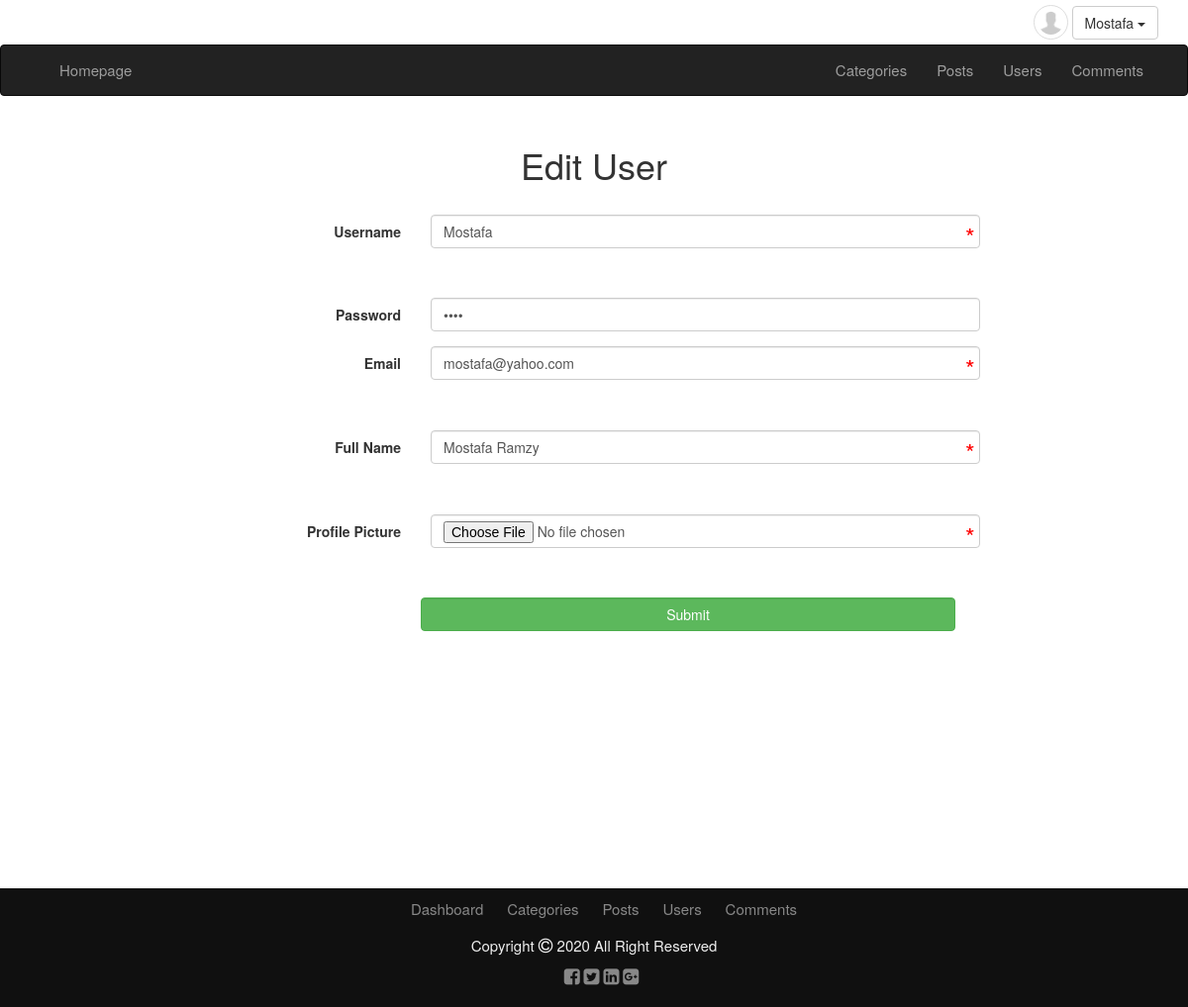
Page /admin/user_edit.php?userid=4 (signed in) on the committed database.
### tables this page shows
CREATE TABLE `users` (
  `UserID` int(11) NOT NULL,
  `Username` varchar(255) NOT NULL,
  `Email` varchar(255) NOT NULL,
  `Password` varchar(255) NOT NULL,
  `Fullname` varchar(255) NOT NULL,
  `GroupID` int(3) NOT NULL DEFAULT 0 COMMENT '1 : Admin, 0: User',
  `RegistrationStatus` int(3) NOT NULL DEFAULT 0 COMMENT '1 : Registered, 0 : Pending Activation',
  `UserDateTime` datetime NOT NULL,
  `UserImage` text NOT NULL
);

### admin/user_edit.php (the view, shortened to what this page needs)
<?php
if(isset($_SESSION['Username']))
   {
	   include "includes/templates/header.php";
	   include "includes/templates/navbar.php";
	   echo "<div class='container'>";
	   echo "<h1 class='edit text-center'>Edit User</h1>";
	   if(isset($_GET['userid']) && is_numeric($_GET['userid']))
		   {
			   $userid = intval($_GET['userid']);
		   }
	   else
		   {
			   $userid = 0;
		   }
    $sql = $conn->prepare("SELECT * FROM users WHERE UserID = '{$userid}' LIMIT 1");
    $sql->execute();
    $count = $sql->rowCount();
  if ($count > 0) { ?>
	<div class="container">
		<form class="form-horizontal" action="user_update.php" method="post" enctype="multipart/form-data">
		<div class="form-group">
			<label class="col-sm-2 col-md-4 control-label">Username</label>
			<div class="col-sm-4 col-md-6">
				<input class="form-control" type="text" name="username" autocomplete="off" required value="<?php echo $user['Username'];?>">
				<span class="asterisk">*</span>
			</div>
			</div>
		<div class="form-group">
			<label class="col-sm-2 col-md-4 control-label">Password</label>
			<div class="col-sm-4 col-md-6">
				<input class="form-control" type="password" name="password" placeholder="Leave Blank If You Don't Want To Change It" value=" <?php echo $user['Password'] ?>">
			</div>
		</div>
		<div class="form-group">
			<label class="col-sm-2 col-md-4 control-label">Email</label>
			<div class="col-sm-4 col-md-6">
				<input class="form-control" type="email" name="email" auto-complete="off" required value="<?php echo $user['Email'];?>">
				<span class="asterisk">*</span>
			</div>
		</div>
		<div class="form-group">
			<label class="col-sm-2 col-md-4 control-label">Full Name</label>
			<div class="col-sm-4 col-md-6">
				<input class="form-control" type="text" name="fullname" auto-complete="off"
				value="<?php echo $user['Fullname'];?>">
				<span class="asterisk">*</span>
			</div>
		</div>
		<div class="form-group">
			<label class="col-sm-2 col-md-4 control-label">Profile Picture</label>
			<div class="col-sm-4 col-md-6">
				<input class="form-control" type="file" name="image"
				value="<?php echo $user['UserImage'];?>">
				<span class="asterisk">*</span>
			</div>
		</div>
		</div>
		<div class="form-group">
			<div class="col-sm-4 col-sm-offset-2 col-md-offset-4 col-md-6">
			<input type="submit" class="btn btn-success form-control" value="Submit">
			</div>
		</div>
	</div>
<?php
				  }
	   else
	   		{
				echo "<div class='container'>";
				$user_edit_error = '<div class="alert alert-danger">Theres No Such ID</div>';
				redirect_home($user_edit_error);
				echo "</div>";
			}
}
else
	{
			 include "includes/templates/header.php";
			 $user_edit_error = "<span class='message-error alert alert-danger'>You Are Not Permited To Access This Page Directly</span>";
			 redirect_home($user_edit_error, 5);
	}
include "includes/templates/fotter.php";

### admin/includes/templates/navbar.php (shortened to what this page needs)
<?php
if (isset($_SESSION['Username'])) {
include "config.php";
$stmt = $conn->prepare("SELECT * FROM users WHERE UserID = ". $_SESSION['ID']);
$stmt->execute();
echo  "<div class='container'>";
echo "<div class='upper-bar pull-right'>";
				$users = $stmt->fetchAll();
                foreach($users as $user);
	  		if(! empty($user['UserImage']))
	{
  echo "<img alt='Profile Picture' class='my-image img-thumbnail img-circle' src='uploads\user_image\\" . $user['UserImage'] ."'>";
	}
else
	{
		echo "<img alt='Profile Picture' class='my-image img-thumbnail img-circle' src='uploads\user_image\\" . 'no_image.png' ."'>";
	}
	  		?>
				<div class="btn-group my-info">
					<span class="btn btn-default dropdown-toggle" data-toggle="dropdown">
						<?php echo $_SESSION['Username'] ?>
						<span class="caret"></span>
					</span>
				</div>
				<?php
				} else {
			?>
			<a href="login.php" class="btn btn-primary login-signup pull-right">
				Login/Signup
			</a>
			<?php } ?>
		</div>
</div>
 <nav class="navbar navbar-inverse">
  <div class="container">
    <div class="navbar-header">
      <a class="navbar-brand" href="dashboard.php"></a>
    </div>
    <div class="collapse navbar-collapse" id="app-nav">
      <ul class="nav navbar-nav">
       <li><a href="dashboard.php">Homepage</a></li>
      </ul>
      <ul class="nav navbar-nav navbar-right">
        <li><a href="categories.php">Categories</a></li>
		<li><a href="posts.php">Posts</a></li>
        <li><a href="users.php">Users</a></li>
        <li><a href="comments.php">Comments</a></li>
      </ul>
    </div>
  </div>
</nav>

### admin/layout/css/style.css (style rules this page uses)
body { padding: 0px; margin: 0px; }
.asterisk { position: relative; top: -30px; left: 540px; color: #F00; font-size: 25px; }
.edit { position: relative; top: 10px; margin-bottom: 40px; }
button, html input[type=button], input[type=reset], input[type=submit] { display: block; margin-bottom: 10px!important; }
.upper-bar { margin: 5px 0px; }
.upper-bar .my-image { max-width: 35px; max-height: 35px; }
.navbar ul li a { -webkit-transition: all 500ms; -moz-transition: all 500ms; -o-transition: all 500ms; -ms-transition: all 500ms; transition: all 500ms; font-size: 15px; }

### rows in the picture
users: UserImage (placeholder picture), username "Mostafa", email "mostafa@yahoo.com", fullname "Mostafa Ramzy"

### other values in the picture
$_SESSION['Username'] "Mostafa"
